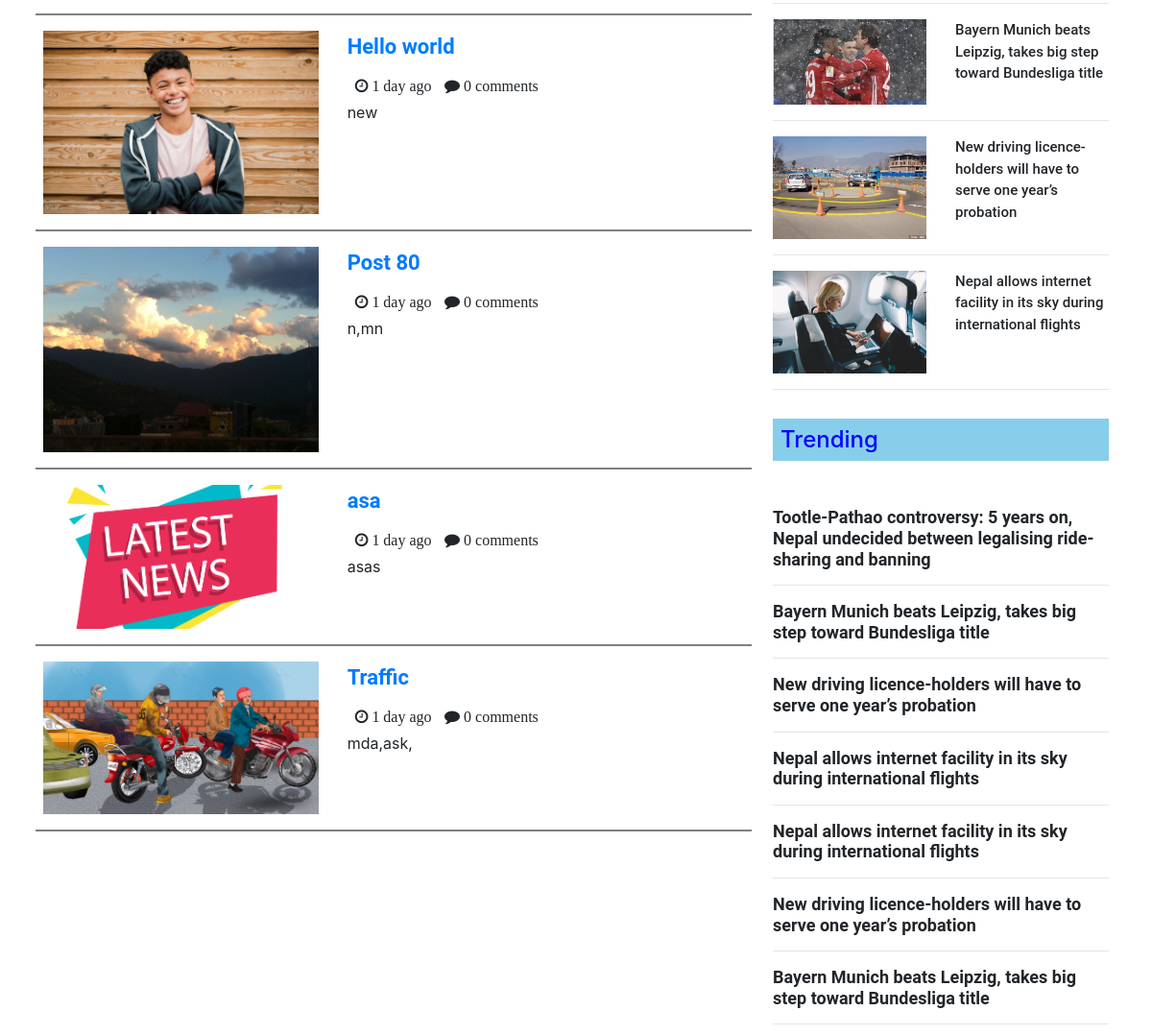
The app's page /politics/ (signed in, middle part), older data.
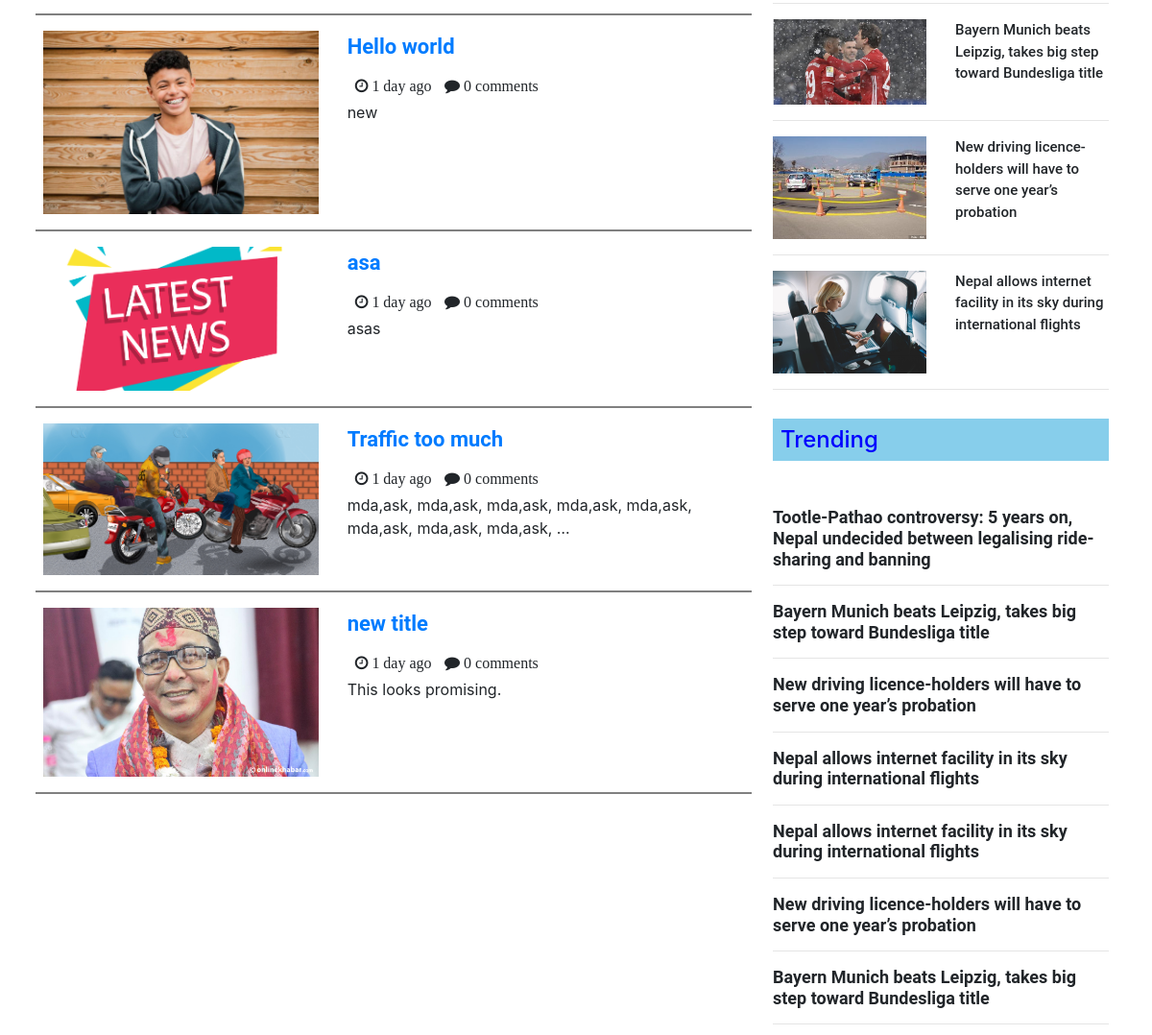
The same page, newer data.
### loginapp/models.py (models this page shows, shortened)
class Post(models.Model):
    title = models.CharField(max_length=255)
    header_image = models.ImageField(
        null=True, blank=True, upload_to="loginapp\static\Images")
    body = models.CharField(max_length=1000, blank=False)
    category = models.CharField(max_length=255, default='Politics')

### loginapp/views.py (the view)
# urls.py: path('politics/', PoliticsView.as_view(), name="politics"),
class PoliticsView(LoginRequiredMixin, ListView):
    model = Post
    template_name = 'loginapp/Html file/Politics.html'

### loginapp/templates/loginapp/Html file/Politics.html (shortened to what the changed rows need)
{% load static %}
<!DOCTYPE html>
<html>
  <head>
    <link rel="stylesheet" type="text/css" href="{% static 'css/news.css' %}" />
    <link
      rel="stylesheet"
      href="https://maxcdn.bootstrapcdn.com/bootstrap/4.5.2/css/bootstrap.min.css"
    />
    <link
      rel="stylesheet"
      href="https://cdnjs.cloudflare.com/ajax/libs/font-awesome/4.7.0/css/font-awesome.min.css"
    />
  </head>
  <body>
    <div class="container">
      <div class="row">
        <div class="col-lg-8 mt-5">
          {% for post in object_list %} {% if post.category == 'Politics' %}
          <div class="row">
            <div class="col-lg-5">
              {% if post.header_image %}
              <img src="{{ post.header_image.url }}" style="width: 100%" />
              {% else %}
              <img
                src="{% static 'Images/icon-image.png' %}"
                style="width: 100%; height: 150px; object-fit: cover;"
              />
              {% endif %}
            </div>
            <div class="col-lg-7">
              <a href="{% url 'article-detail' post.pk %}"><p class="title">{{ post.title }}</p></a>
              <div class="row ml-2">
                <i class="fa fa-clock-o" aria-hidden="true"> 1 day ago</i>
                <i class="fa fa-comment" aria-hidden="true"> 0 comments</i>
              </div>
              {{ post.body|truncatewords:8 }}
            </div>
            <hr style="border: 1px solid grey; width: 98%" />
          </div>
          {% endif%} {% endfor %}
        </div>
      </div>
    </div>
  </body>
</html>

Row changes from the older to the newer data that the page shows:
removed Post: header_image (picture), title "Post 80", body "n,mn"
changed Post: title "Traffic" → "Traffic too much"; body "mda,ask," → "mda,ask, mda,ask, mda,ask, mda,ask, mda,ask, mda,ask, mda,ask, mda,ask, …"
added Post: header_image (picture), title "new title", body "This looks promising."
